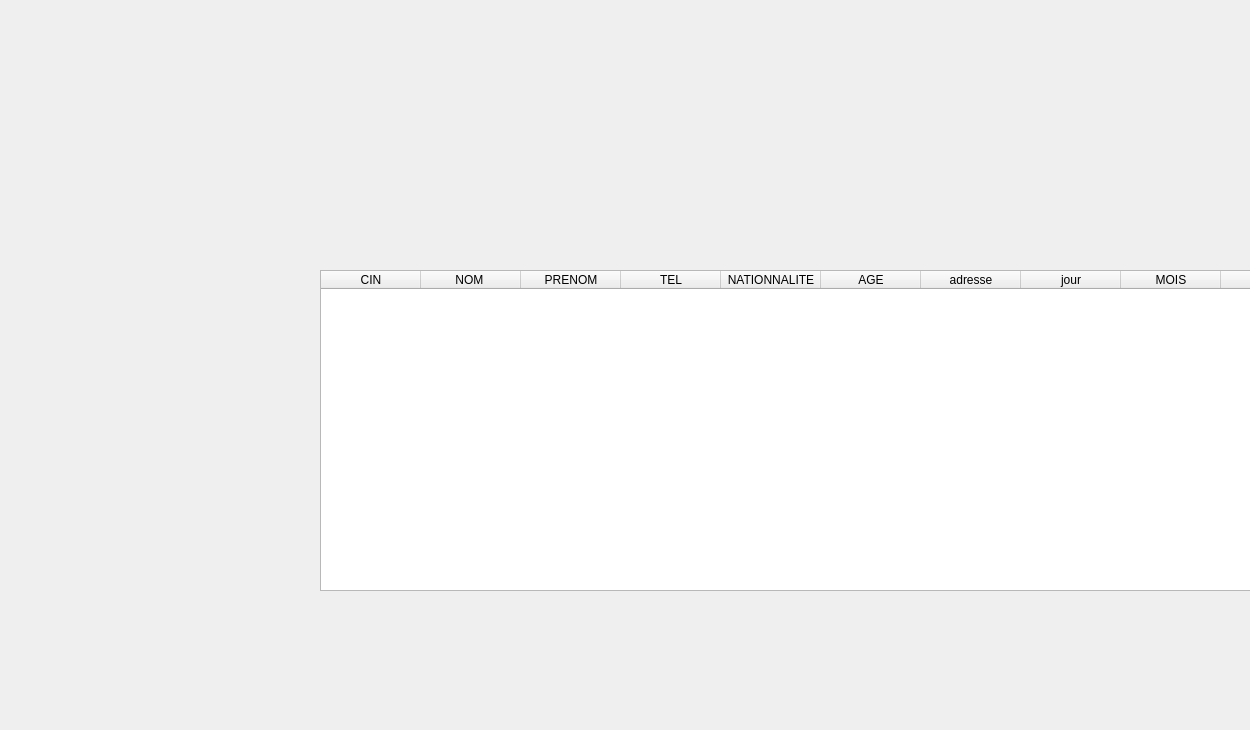
<?xml version="1.0" encoding="UTF-8"?>
<ui version="4.0">
 <class>waff</class>
 <widget class="QWidget" name="waff">
  <property name="geometry">
   <rect>
    <x>0</x>
    <y>0</y>
    <width>1250</width>
    <height>730</height>
   </rect>
  </property>
  <property name="windowTitle">
   <string>Form</string>
  </property>
  <property name="styleSheet">
   <string notr="true">#waff{
	border-image: url(im31.png) 0 0 0 0 stretch stretch;
}</string>
  </property>
  <widget class="QWidget" name="formLayoutWidget">
   <property name="geometry">
    <rect>
     <x>320</x>
     <y>270</y>
     <width>1271</width>
     <height>321</height>
    </rect>
   </property>
   <layout class="QFormLayout" name="formLayout">
    <item row="0" column="0" colspan="2">
     <widget class="QTableWidget" name="tabl">
      <column>
       <property name="text">
        <string>CIN</string>
       </property>
      </column>
      <column>
       <property name="text">
        <string>NOM </string>
       </property>
      </column>
      <column>
       <property name="text">
        <string>PRENOM</string>
       </property>
      </column>
      <column>
       <property name="text">
        <string>TEL</string>
       </property>
      </column>
      <column>
       <property name="text">
        <string>NATIONNALITE</string>
       </property>
      </column>
      <column>
       <property name="text">
        <string>AGE</string>
       </property>
      </column>
      <column>
       <property name="text">
        <string>adresse</string>
       </property>
      </column>
      <column>
       <property name="text">
        <string>jour</string>
       </property>
      </column>
      <column>
       <property name="text">
        <string>MOIS</string>
       </property>
      </column>
      <column>
       <property name="text">
        <string>Annee</string>
       </property>
      </column>
      <column>
       <property name="text">
        <string>DECEDE</string>
       </property>
      </column>
     </widget>
    </item>
   </layout>
  </widget>
 </widget>
 <resources/>
 <connections/>
</ui>
